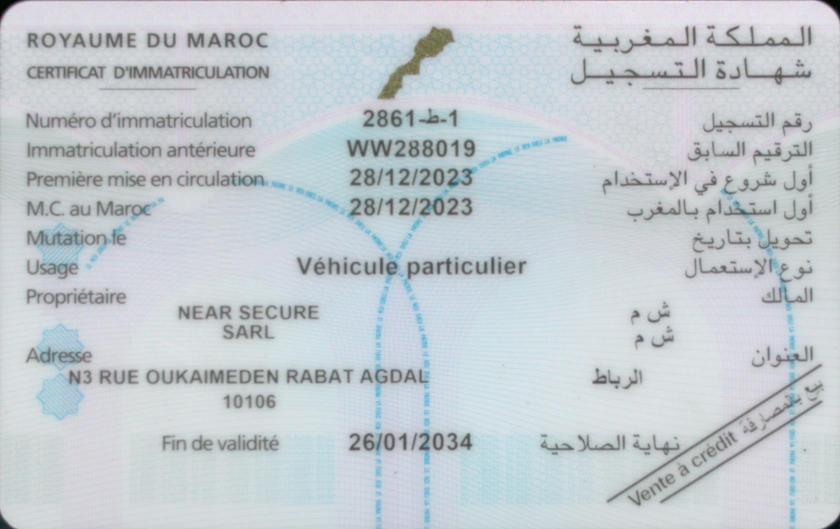
#> input picture images/carte-grise-recto.jpg, 1680 x 1058 px (shown at 1/2 size)
$ python -i document_detector.py   (imports and definitions only)
#> lines starting #> are read from the running program, lines starting #| are printed output that depends on the picture; after the words box and inside, x2 and y2 are one past the last pixel; in counts of white or black regions, pixels touching at a corner belong together
"""
Détecteur de document
Ordre :
1) carte grise
2) CIN
"""

import re
import cv2
import pytesseract
import unicodedata

from cin_detector import CINTypeDetector


def detect_document_type(image_path):

#> called with image_path = '../images/carte-grise-recto.jpg'
    img = cv2.imread(image_path)
#> img is the input picture: shape (1058, 1680, 3); mean B, G, R 208.1, 202.8, 194.9

    if img is None:
        raise ValueError("Image non chargée")

    # 1️⃣ DETECT CARTE GRISE
    cg = detect_carte_grise(img)

    if cg:
        return cg

    # 2️⃣ DETECT CIN
    side = CINTypeDetector.detect_big_photo_side(image_path)

    if side == "left":
        return "cin_new"

    if side == "right":
        return "cin_old"

    raise ValueError("Document inconnu")


# [21 lines left out: functions normalize_text, count_keyword_groups, not called in this run]


def resize_for_fast_ocr(img, max_width=1400):
#> called with max_width = 1400
    h, w = img.shape[:2]
#> h = 1058; w = 1680
    if w <= max_width:
        return img

    ratio = max_width / float(w)
#> ratio = 0.833
    new_w = int(w * ratio)
#> new_w = 1400
    new_h = int(h * ratio)
#> new_h = 881
    return cv2.resize(img, (new_w, new_h), interpolation=cv2.INTER_AREA)


def prepare_gray(img):
    if len(img.shape) == 2:
        return img
    return cv2.cvtColor(img, cv2.COLOR_BGR2GRAY)
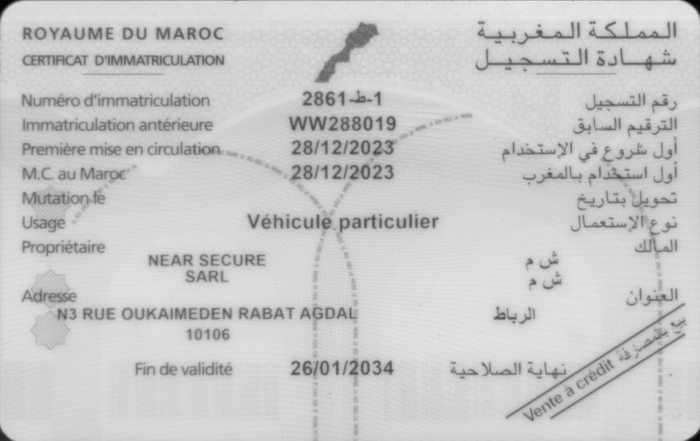
#> returned value: shape (881, 1400) (shown at 1/2 size); min 4, max 236, mean 201


def ocr_fast(img):
    """
    OCR rapide :
    - resize si image trop grande
    - 1 seul passage principal
    """
    if img is None or img.size == 0:
        return ""

    img = resize_for_fast_ocr(img, max_width=1400)
    gray = prepare_gray(img)

    # léger nettoyage, peu coûteux
    gray = cv2.GaussianBlur(gray, (3, 3), 0)

    # seuillage principal unique
    th = cv2.threshold(gray, 0, 255, cv2.THRESH_BINARY + cv2.THRESH_OTSU)[1]
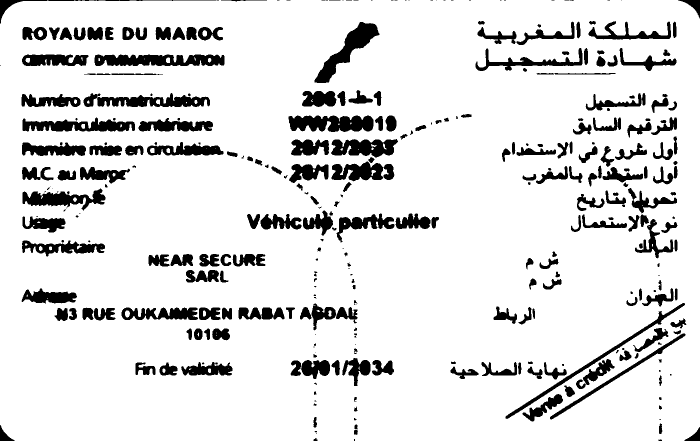
#> th: shape (881, 1400) (shown at 1/2 size); 87.7% white; 325 black regions (76 under 20 px), largest, box (x1, y1, x2, y2) and area: (189, 109, 449, 132) 4808, (629, 44, 759, 166) 4599, (577, 231, 747, 264) 4434

    try:
#> (the run stopped early here; a loop or call above may not have finished)
